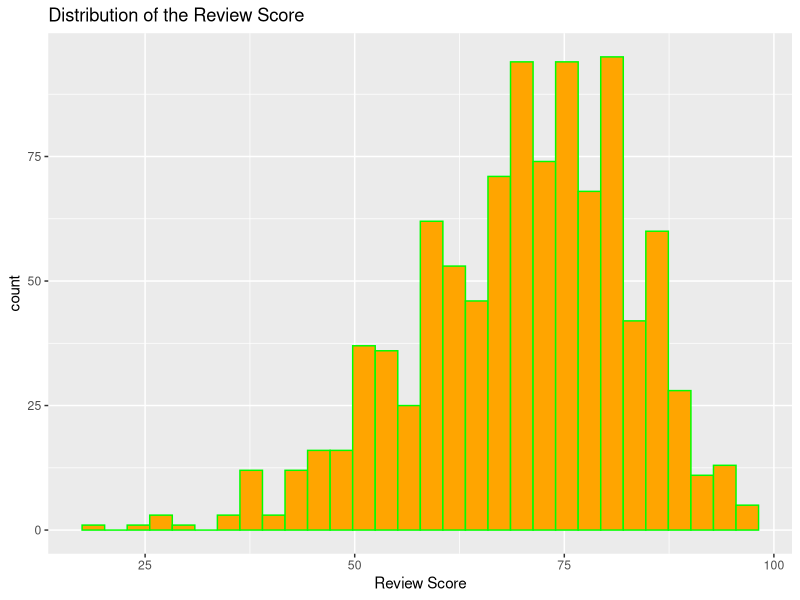
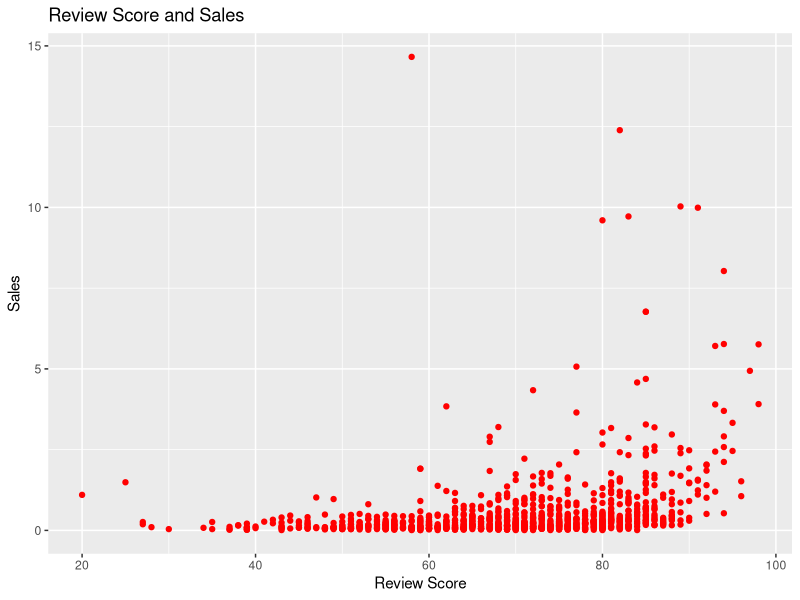
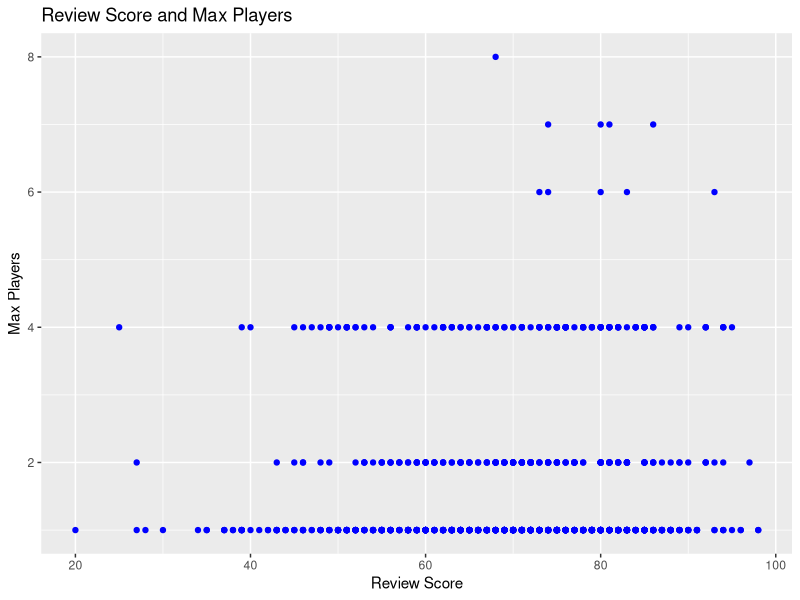
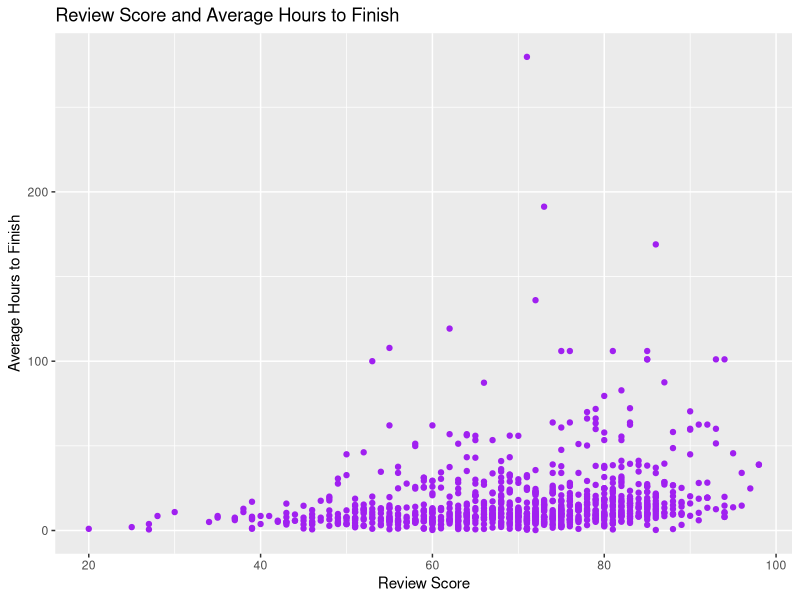

Reproduce these figures in R, in order.
## ---- chunk 1
Project <- read.csv('Project1_videogames.csv')
library(ggplot2)
pr_ggplot <- ggplot(Project)
## ---- chunk 2
library(knitr)
include_graphics("https://cdn.lifehack.org/wp-content/uploads/2015/04/Gaming-console.jpg")
## ---- chunk 3
mean(Project$ReviewScore)
sd(Project$ReviewScore)
median(Project$ReviewScore)
fivenum(Project$ReviewScore)
## ---- chunk 4
pr_ggplot + geom_histogram(data=Project, aes(x=ReviewScore), bins = 30, col='green', fill = "orange") + 
    labs(title='Distribution of the Review Score', x='Review Score')
## ---- chunk 5
pr_ggplot + geom_point(data=Project, aes(x=ReviewScore, y=Sales),  col='red') + 
    labs(title='Review Score and Sales', x='Review Score',y='Sales')
cor(Project$ReviewScore, Project$Sales)
## ---- chunk 6
pr_ggplot + geom_point(data=Project, aes(x=ReviewScore, y=MaxPlayers),  col='blue') + 
    labs(title='Review Score and Max Players', x='Review Score',y='Max Players')
cor(Project$ReviewScore, Project$MaxPlayers)
## ---- chunk 7
pr_ggplot + geom_point(data=Project, aes(x=ReviewScore, y=AvgHoursToFinish),  col='purple') + 
    labs(title='Review Score and Average Hours to Finish', x='Review Score',y='Average Hours to Finish')
cor(Project$ReviewScore, Project$AvgHoursToFinish)
